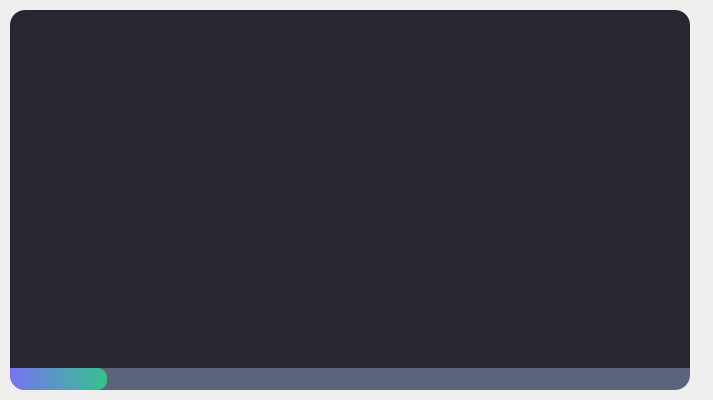
<?xml version="1.0" encoding="UTF-8"?>
<ui version="4.0">
 <class>SplashScreen</class>
 <widget class="QMainWindow" name="SplashScreen">
  <property name="geometry">
   <rect>
    <x>0</x>
    <y>0</y>
    <width>713</width>
    <height>400</height>
   </rect>
  </property>
  <property name="windowTitle">
   <string>MainWindow</string>
  </property>
  <widget class="QWidget" name="centralwidget">
   <property name="minimumSize">
    <size>
     <width>700</width>
     <height>400</height>
    </size>
   </property>
   <property name="maximumSize">
    <size>
     <width>700</width>
     <height>400</height>
    </size>
   </property>
   <layout class="QVBoxLayout" name="verticalLayout">
    <property name="spacing">
     <number>0</number>
    </property>
    <property name="leftMargin">
     <number>10</number>
    </property>
    <property name="topMargin">
     <number>10</number>
    </property>
    <property name="rightMargin">
     <number>10</number>
    </property>
    <property name="bottomMargin">
     <number>10</number>
    </property>
    <item>
     <widget class="QFrame" name="frame">
      <property name="styleSheet">
       <string notr="true">background-color: rgb(39, 39, 48);
border-top-right-radius:15px;
border-top-left-radius:15px;</string>
      </property>
      <property name="frameShape">
       <enum>QFrame::StyledPanel</enum>
      </property>
      <property name="frameShadow">
       <enum>QFrame::Raised</enum>
      </property>
     </widget>
    </item>
    <item>
     <widget class="QProgressBar" name="progressBar">
      <property name="styleSheet">
       <string notr="true">QProgressBar{
	background-color: rgb(92, 100, 124);
	color: rgba(255, 255, 255, 0);
	border-style:none;
	border-bottom-right-radius:15px;
	border-bottom-left-radius:15px;
	text-align:center;
}

QProgressBar::chunk{
	border-top-right-radius:10px;
	border-bottom-right-radius:10px;
	border-bottom-left-radius:15px;
	background-color: qlineargradient(spread:pad, x1:0, y1:0, x2:1, y2:0, stop:0 rgba(121, 115, 242, 255), stop:1 rgba(52, 194, 140, 255));
}</string>
      </property>
      <property name="minimum">
       <number>-5</number>
      </property>
      <property name="value">
       <number>10</number>
      </property>
     </widget>
    </item>
   </layout>
  </widget>
 </widget>
 <resources/>
 <connections/>
</ui>
